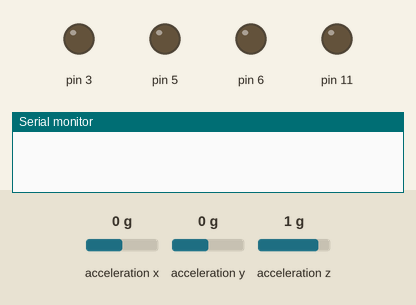
Simulated run of this sketch. Board: Arduino Uno, built with avr-gcc and run on an emulated ATmega328P. Parts: output pins drawn as LEDs (lit = HIGH), the last lines printed to the serial monitor. Wiring (inferred from the names in the program): MPU-6050 motion sensor at I2C address 0x68. Inputs (shaded band) come from the test bench; at power-on: acceleration x 0 g, acceleration z 1 g, acceleration y 0 g.

Above: at 1.0 s.
1.1 s: acceleration x set to -1.4 g
At 1.7 s:
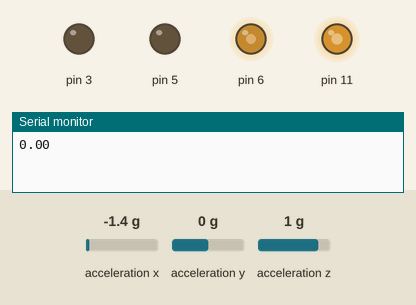
2.6 s: acceleration x set to 0 g
At 3.8 s:
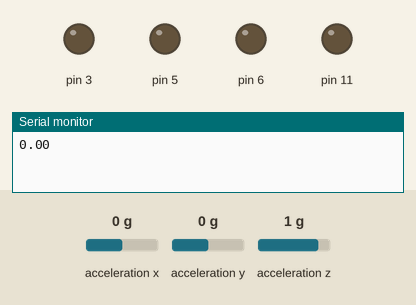
4.1 s: acceleration z set to 0.1 g
5.6 s: acceleration z set to -0.2 g
At 6.0 s:
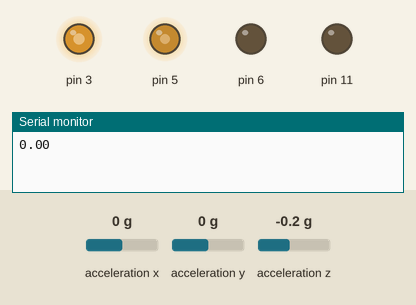
7.1 s: acceleration z set to 0 g
At 7.4 s:
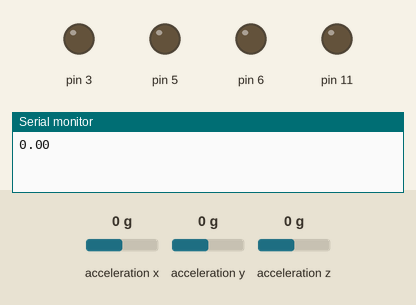
8.6 s: acceleration x set to 0.8 g
At 9.7 s:
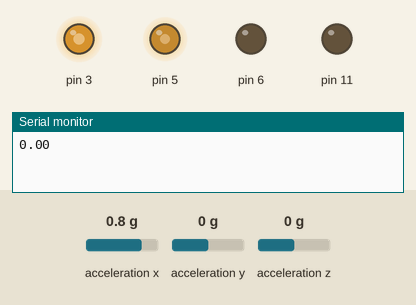
Timing chart, 0 to 11.1 s (numbered marks = the images above; inputs shaded):
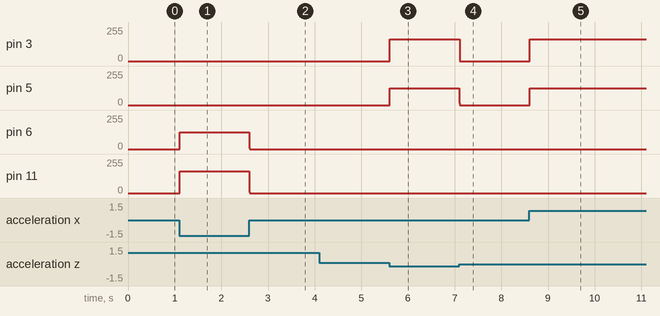

Measured:
- the behaviour switches between 0 and -0.1 g on acceleration z (found by bisection; images 2 and 3)
- after the input at 1.1 s, pin 6: 0/255 → 125/255 at once; pin 11: 0/255 → 162/255 at once
- after the input at 2.6 s, pin 6: 125/255 → 0/255 at once; pin 11: 162/255 → 0/255 at once
- after the input at 4.1 s, every drawn part: stays the same
- after the input at 5.6 s, pin 3: 0/255 → 162/255 at once; pin 5: 0/255 → 125/255 at once
- after the input at 7.1 s, pin 3: 162/255 → 0/255 at once; pin 5: 125/255 → 0/255 at once
- after the input at 8.6 s, pin 3: 0/255 → 162/255 at once; pin 5: 0/255 → 125/255 at once

The sketch:

robot_code.ino
```cpp
#include<avr/io.h>
#include "PWM.h"
#include "MPU6050.h"
#include "PID.h"

#define F_CPU 16000000
#define I2C_CLOCK  100000L
#define MPU_ADDRESS 0x68 //Endereço do MPU6050

//Filter parameters
#define FILTER_WC 99999
#define FILTER_TS 0.01
double filter_a = MPU6050_GetFilterConstant(FILTER_WC, FILTER_TS);

//PID Controller parameters
PID_Settings PID_config;

int main()
{
    init(); // Inicializa o core do microcontrolador

    PID_config.KP = 60;
    PID_config.KI = 0;
    PID_config.KD = 0;
    PID_config.MaxOutput = 100;
    PID_config.MinOutput = -100;
    PID_config.MaxIntegral = 100;
    PID_config.MinIntegral = -100;
    PID_config.dt = 0.01;

    Serial.begin(9600);
    PWM_Init(); // Inicializa parametrizações do PWM
    MPU6050_Init(MPU_ADDRESS); // Inicializa parametrizações do MPU6050
    double offset = 0;
    for(int i = 0; i < 10 ; i++)
    {
      offset += MPU6050_GetAngle(MPU_ADDRESS, filter_a);
      _delay_ms(100);
    }
    offset /= 10;
    Serial.println(offset);
    while (1)
    {
      double error = MPU6050_GetAngle(MPU_ADDRESS, filter_a);
      double output = PID_Calculate(&PID_config, offset, error);
      //Serial.print(error);
      //Serial.print(",");
      //Serial.println(output);
      Motor_Control(output);
      _delay_ms(8);

    }
}
```

MPU6050.cpp
```cpp
#include "MPU6050.h"
#include<avr/io.h>
#include<math.h>
#include <util/delay.h>
#include<Wire.h>

void MPU6050_Init(int address)
{
  Wire.begin(); // Inicia comunicação serial
  Wire.beginTransmission(address); // Inicia transmissão de dados para o MPU6050
  Wire.write(0x6B); // Seleciona registrador PWR_MGMT_1 do MPU6050
  Wire.write(0); // Escreve 0x00 no registrador PWR_MGMT_1
  Wire.endTransmission(true); // Encerra a transmissão
  _delay_ms(50);

  Wire.beginTransmission(address); // Inicia transmissão de dados para o MPU6050
  Wire.write(0x1C); // Seleciona registrador ACCEL_CONFIG do MPU6050
  Wire.write(0x00); // Escreve 0x00 - Range de aceleração +-2g
  Wire.endTransmission(true); // Encerra a transmissão
  _delay_ms(50);
}

double MPU6050_GetFilterConstant(double wc, double ts)
{
  return (wc * ts) / (1 + ((wc * ts)));
}

double MPU6050_GetAngle(int address, double a)
{
  static double last_output = 0;
  //Get raw data from MPU6050
  Wire.beginTransmission(address); // Inicia transmissão de dados para o MPU6050
  Wire.write(0x3B); // Seleciona o registrador que contém os valores do acelerômetro e giroscópio
  Wire.endTransmission(false); // Encerra a transmissão
  Wire.requestFrom(address,6,true); // Solicita 6 bytes com somente os dados do acelerômetro
  int16_t AcX=Wire.read()<<8|Wire.read();
  int16_t AcY=Wire.read()<<8|Wire.read();
  int16_t AcZ=Wire.read()<<8|Wire.read();
  if(AcX == -1 && AcZ == -1 || AcZ < -10000)
    return 0;

  // Conversion to double
  double X = (double) AcX;
  double Z = (double) AcZ;

  // Calculate angle
  double angle = atan2(X,Z) * 90 / M_PI_2;

  // Filtering
  double output = a * angle + (1 - a) * last_output;

  last_output = output;
  return output;
}
```

MPU6050.h
```cpp
void MPU6050_Init(int address);
double MPU6050_GetFilterConstant(double wc, double ts);
double MPU6050_GetAngle(int address, double a);
```

PID.cpp
```cpp
#include "PID.h"

double PID_Calculate(PID_Settings* settings, double setpoint, double current_position)
{
  static double integral = 0;
  static double last_error = 0;
  double P = 0;
  double I = 0;
  double D = 0;
  double error = current_position - setpoint;

  // Proporcional
  P = settings->KP * error;

  // Integral
  integral = integral + error * settings->dt;

  if(integral > settings->MaxIntegral)
    integral = settings->MaxIntegral;
  if(integral < settings->MinIntegral)
    integral = settings->MinIntegral;

  I = settings->KI * error;

  // Derivada
  D =  settings->KD * (error - last_error) / settings->dt;

  double output = P + I + D;
  if(output > settings->MaxOutput)
    output = settings->MaxOutput;
  if(output < settings->MinOutput)
      output = settings->MinOutput;

  return output;
}
```

PID.h
```cpp
#include <avr/io.h>

typedef struct
{
  double KP;
  double KI;
  double KD;
  double MaxOutput;
  double MinOutput;
  double MaxIntegral = 100;
  double MinIntegral = -100;
  double dt;
} PID_Settings;

double PID_Calculate(PID_Settings* settings, double setpoint, double current_position);
```

PWM.cpp
```cpp
#include "PWM.h"

void PWM_Control(double dutyCicle, int roda) {
  //direcao 0 = horario; direcao 1 = anti-horario
  //roda 0 = roda do OCR0; roda 1 = roda do OCR2
  int valor = dutyCicle * 2.5;
  if (roda == 0) {
    if (dutyCicle >= 0) {
       OCR0A = 0;
       OCR0B = valor;
    } else {
       OCR0A = -valor;
       OCR0B = 0;
    }
  } else {
    if (dutyCicle >= 0) {
       OCR2A = 0;
       OCR2B = valor;
    } else {
       OCR2A = -valor;
       OCR2B = 0;
    }
  }
}

void PWM_Init()
{
  DDRB |= 0b00001000; //Pino 11 como saída
  DDRD |= 0b01101000; //Pinos 3, 5 e 6 como saída
  TCCR0A |= (1 << COM0A1) | (1 << COM0B1) | (1 << WGM01) | (1 << WGM00);
  TCCR0B |= (1 << CS00);
  TCCR2A |= (1 << COM2A1) | (1 << COM2B1) | (1 << WGM21) | (1 << WGM20);
  TCCR2B |= (1 << CS20);
  OCR0A = 0;
  OCR0B = 0;
  OCR2A = 0;
  OCR2B = 0;
}

void Motor_Control(double Speed)
{
  Speed /= 2;
  if(Speed > 50)
    Speed = 50;
  if(Speed < -50)
    Speed = -50;

  PWM_Control(Speed, 0);
  PWM_Control(Speed * 1.3, 1);
}
```

PWM.h
```cpp
#include <avr/io.h>

void PWM_Control(double dutyCicle, int roda);
void Motor_Control(double Speed);
void PWM_Init();
```
